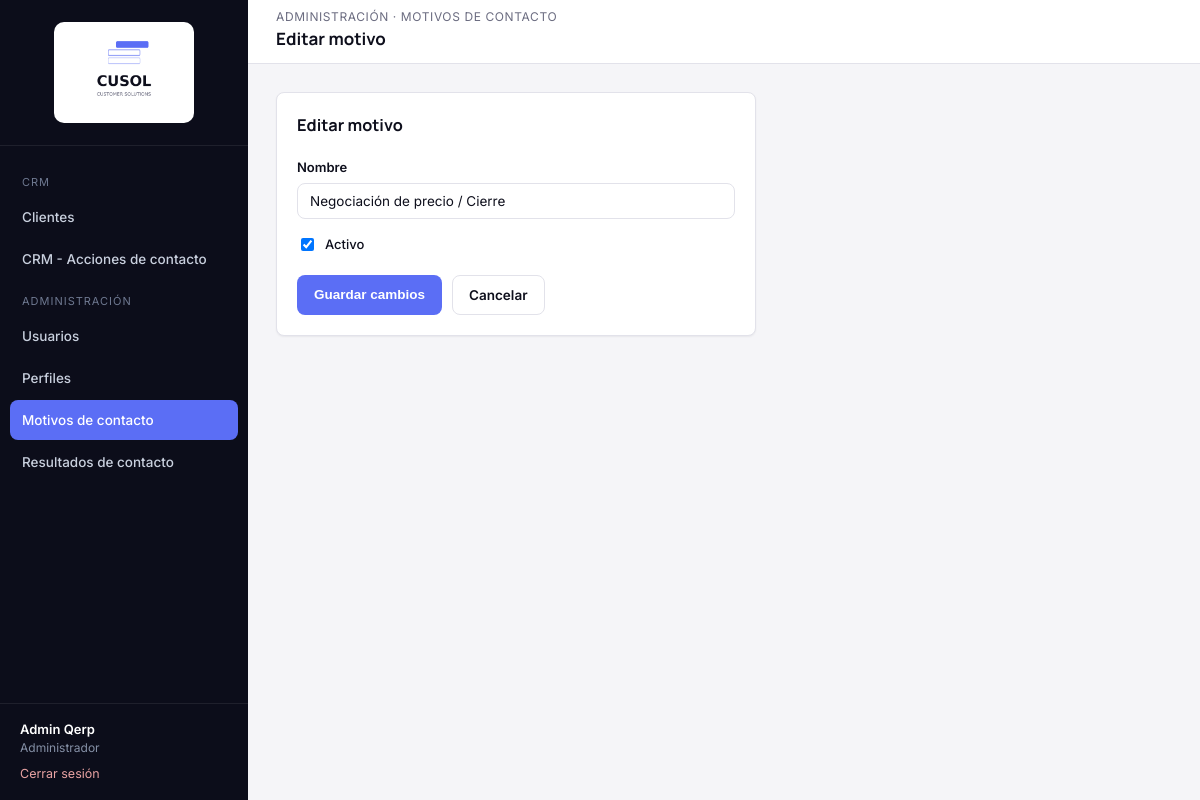
The app's page /modules/motivos-contacto/editar.php?id=4 (signed in) with its own data.
### tables this page shows
CREATE TABLE qerp_secciones (
  id INT PRIMARY KEY AUTO_INCREMENT,
  nombre VARCHAR(100) NOT NULL,
  slug VARCHAR(100) NOT NULL UNIQUE,
  icono VARCHAR(50) DEFAULT NULL,
  grupo VARCHAR(50) NOT NULL DEFAULT 'General',
  orden INT DEFAULT 0
);

CREATE TABLE qerp_motivos_contacto (
  id INT PRIMARY KEY AUTO_INCREMENT,
  nombre VARCHAR(100) NOT NULL,
  activo TINYINT(1) NOT NULL DEFAULT 1
);

### includes/funciones.php (called while the page is built, shortened)
<?php
function estaLogueado(): bool
{
    return isset($_SESSION['usuario_id']);
}
function usuarioActual(): ?array
{
    return [
        'id'         => $_SESSION['usuario_id'],
        'nombre'     => $_SESSION['usuario_nombre'],
        'apellido'   => $_SESSION['usuario_apellido'],
        'mail'       => $_SESSION['usuario_mail'],
        'perfil_id'  => $_SESSION['perfil_id'],
        'perfil'     => $_SESSION['perfil_nombre'],
    ];
}
function tienePermiso(PDO $pdo, string $slugSeccion, string $accion = 'ver'): bool
{
    $accionesValidas = ['ver', 'crear', 'editar', 'eliminar'];
    static $cache = [];
    $clave = $_SESSION['perfil_id'] . '-' . $slugSeccion;
    if (!isset($cache[$clave])) {
        $stmt = $pdo->prepare(
            "SELECT pp.ver, pp.crear, pp.editar, pp.eliminar
             FROM qerp_perfil_permisos pp
             INNER JOIN qerp_secciones s ON s.id = pp.seccion_id
             WHERE pp.perfil_id = :perfil_id AND s.slug = :slug
             LIMIT 1"
        );
        $stmt->execute([
            ':perfil_id' => $_SESSION['perfil_id'],
            ':slug'      => $slugSeccion,
        ]);
        $cache[$clave] = $stmt->fetch() ?: ['ver' => 0, 'crear' => 0, 'editar' => 0, 'eliminar' => 0];
    }
    return (bool) $cache[$clave][$accion];
}
function requerirPermiso(PDO $pdo, string $slugSeccion, string $accion = 'ver'): void
{
    if (!tienePermiso($pdo, $slugSeccion, $accion)) {
        http_response_code(403);
        include __DIR__ . '/../includes/403.php';
        exit;
    }
}
function e(?string $valor): string
{
    return htmlspecialchars($valor ?? '', ENT_QUOTES, 'UTF-8');
}
function obtenerSeccionesMenu(PDO $pdo): array
{
    $stmt = $pdo->query('SELECT * FROM qerp_secciones ORDER BY orden ASC');
    return $stmt->fetchAll();
}

### modules/motivos-contacto/editar.php (the view, shortened to what this page needs)
<?php
require_once __DIR__ . '/../../config/conexion.php';
require_once __DIR__ . '/../../includes/funciones.php';
requerirPermiso($pdo, 'motivos-contacto', 'editar');
$slugSeccionActual = 'motivos-contacto';
$id = (int) ($_GET['id'] ?? 0);
$stmt = $pdo->prepare('SELECT * FROM qerp_motivos_contacto WHERE id = :id');
$stmt->execute([':id' => $id]);
$motivo = $stmt->fetch();
$datos = ['nombre' => $motivo['nombre'], 'activo' => $motivo['activo']];
include __DIR__ . '/../../includes/header.php';
?>
<div class="card" style="max-width:480px;">
    <div class="card-header"><h3>Editar motivo</h3></div>
    <form method="post">
        <div class="campo">
            <label for="nombre">Nombre</label>
            <input type="text" id="nombre" name="nombre" value="<?= e($datos['nombre']) ?>" required>
        </div>
        <div class="campo">
            <label style="display:flex;align-items:center;gap:8px;font-weight:500;">
                <input type="checkbox" name="activo" style="width:auto;" <?= $datos['activo'] ? 'checked' : '' ?>>
                Activo
            </label>
        </div>
        <div style="display:flex; gap:10px; margin-top:20px;">
            <button type="submit" class="btn btn-primary">Guardar cambios</button>
            <a href="index.php" class="btn btn-outline">Cancelar</a>
        </div>
    </form>
</div>
<?php include __DIR__ . '/../../includes/footer.php'; ?>

### includes/sidebar.php (shortened to what this page needs)
<?php
$usuario = usuarioActual();
$secciones = obtenerSeccionesMenu($pdo);
$slugActual = $slugSeccionActual ?? '';
$grupos = [];
foreach ($secciones as $s) {
    $grupos[$s['grupo'] ?? 'General'][] = $s;
}
$ordenGrupos = ['CRM', 'Administración'];
?>
<aside class="qerp-sidebar" id="qerpSidebar">
    <div class="brand">
        <img src="<?= QERP_URL_BASE ?>/assets/img/logo-cusol.png" alt="CUSOL" class="logo-sidebar">
    </div>
    <nav class="qerp-nav">
        <?php foreach ($ordenGrupos as $grupo): ?>
            <?php
                $items = array_filter($grupos[$grupo] ?? [], fn($s) => tienePermiso($pdo, $s['slug'], 'ver'));
            ?>
            <div class="seccion-titulo"><?= e($grupo) ?></div>
            <?php foreach ($items as $s): ?>
                <a href="<?= QERP_URL_BASE ?>/modules/<?= e($s['slug']) ?>/index.php"
                   class="<?= $slugActual === $s['slug'] ? 'activo' : '' ?>">
                    <?= e($s['nombre']) ?>
                </a>
            <?php endforeach; ?>
        <?php endforeach; ?>
    </nav>
    <div class="usuario-box">
        <div class="nombre"><?= e($usuario['nombre'] . ' ' . $usuario['apellido']) ?></div>
        <div class="perfil"><?= e($usuario['perfil']) ?></div>
        <a class="salir" href="<?= QERP_URL_BASE ?>/login/logout.php">Cerrar sesión</a>
    </div>
</aside>

### assets/css/style.css (style rules this page uses)
:root { --bg: #F5F5F8; --surface: #FFFFFF; --ink: #0E0F1C; --muted: #6B6C80; --border: #E2E2EA; --navy: #0C0D1A; --navy-light: #1B1D2E; --navy-hover: #262940; --accent: #5B6EF5; --accent-light: #ECEEFE; --accent-hover: #3A4FD4; --danger: #DC2626; --danger-light: #FDECEC; --success: #15803D; --success-light: #E9F7EE; --warning: #B45309; --warning-light: #FEF3E2; --radius: 8px; --shadow-sm: 0 1px 2px rgba(16, 24, 38, 0.06); --shadow-md: 0 4px 16px rgba(16, 24, 38, 0.08); --sidebar-w: 248px; --header-h: 64px; }
* { box-sizing: border-box; }
html, body { margin: 0; padding: 0; background: var(--bg); color: var(--ink); font-family: 'Inter', -apple-system, BlinkMacSystemFont, 'Segoe UI', sans-serif; font-size: 14px; line-height: 1.5; }
h1, h2, h3, h4 { font-family: 'Manrope', 'Inter', sans-serif; font-weight: 700; color: var(--ink); margin: 0 0 4px 0; }
a { color: var(--accent); text-decoration: none; }
.qerp-sidebar { width: var(--sidebar-w); background: var(--navy); color: #C9D0DE; flex-shrink: 0; position: fixed; top: 0; left: 0; bottom: 0; display: flex; flex-direction: column; }
.qerp-sidebar .brand { display: flex; align-items: center; justify-content: center; padding: 22px 20px; border-bottom: 1px solid rgba(255,255,255,0.08); }
.logo-sidebar { width: 140px; height: auto; background: #fff; border-radius: 10px; padding: 10px 12px; }
.qerp-nav { padding: 16px 10px; flex: 1; overflow-y: auto; }
.qerp-nav .seccion-titulo { text-transform: uppercase; font-size: 11px; letter-spacing: 1px; color: #6E7890; padding: 12px 12px 6px; }
.qerp-nav a { display: flex; align-items: center; gap: 10px; padding: 10px 12px; border-radius: var(--radius); color: #C9D0DE; font-weight: 500; font-size: 13.5px; margin-bottom: 2px; }
.qerp-nav a.activo { background: var(--accent); color: #fff; }
.qerp-sidebar .usuario-box { padding: 16px 20px; border-top: 1px solid rgba(255,255,255,0.08); font-size: 13px; }
.qerp-sidebar .usuario-box .nombre { color: #fff; font-weight: 600; }
.qerp-sidebar .usuario-box .perfil { color: #8590A6; font-size: 12px; }
.qerp-sidebar .usuario-box a.salir { display: inline-block; margin-top: 8px; color: #E9A3A3; font-size: 12.5px; }
.card { position: relative; background: var(--surface); border: 1px solid var(--border); border-radius: var(--radius); box-shadow: var(--shadow-sm); padding: 20px; }
.card-header { display: flex; align-items: center; justify-content: space-between; margin-bottom: 16px; }
.btn { display: inline-flex; align-items: center; gap: 6px; padding: 9px 16px; border-radius: var(--radius); border: 1px solid transparent; font-size: 13.5px; font-weight: 600; cursor: pointer; text-decoration: none !important; }
.btn-primary { background: var(--accent); color: #fff; }
.btn-outline { background: transparent; border-color: var(--border); color: var(--ink); }
label { display: block; font-size: 13px; font-weight: 600; margin-bottom: 6px; color: var(--ink); }
input[type=text], input[type=email], input[type=password], input[type=date], input[type=datetime-local], select, textarea { width: 100%; padding: 9px 12px; border: 1px solid var(--border); border-radius: var(--radius); font-size: 13.5px; font-family: inherit; color: var(--ink); background: #fff; }
.campo { margin-bottom: 16px; }

### records on screen
qerp_secciones: nombre "Clientes"
qerp_secciones: nombre "CRM - Acciones de contacto"
qerp_secciones: nombre "Usuarios"
qerp_secciones: nombre "Perfiles"
qerp_secciones: nombre "Motivos de contacto"
qerp_secciones: nombre "Resultados de contacto"
qerp_motivos_contacto: nombre "Negociación de precio / Cierre", activo "☑"

### other values on screen
$grupo "CRM"
$grupo "ADMINISTRACIÓN"
$usuario['nombre'] . ' ' . $usuario['apellido'] "Admin Qerp"
$usuario['perfil'] "Administrador"
$eyebrowPagina "ADMINISTRACIÓN · MOTIVOS DE CONTACTO"
$tituloPagina "Editar motivo"
